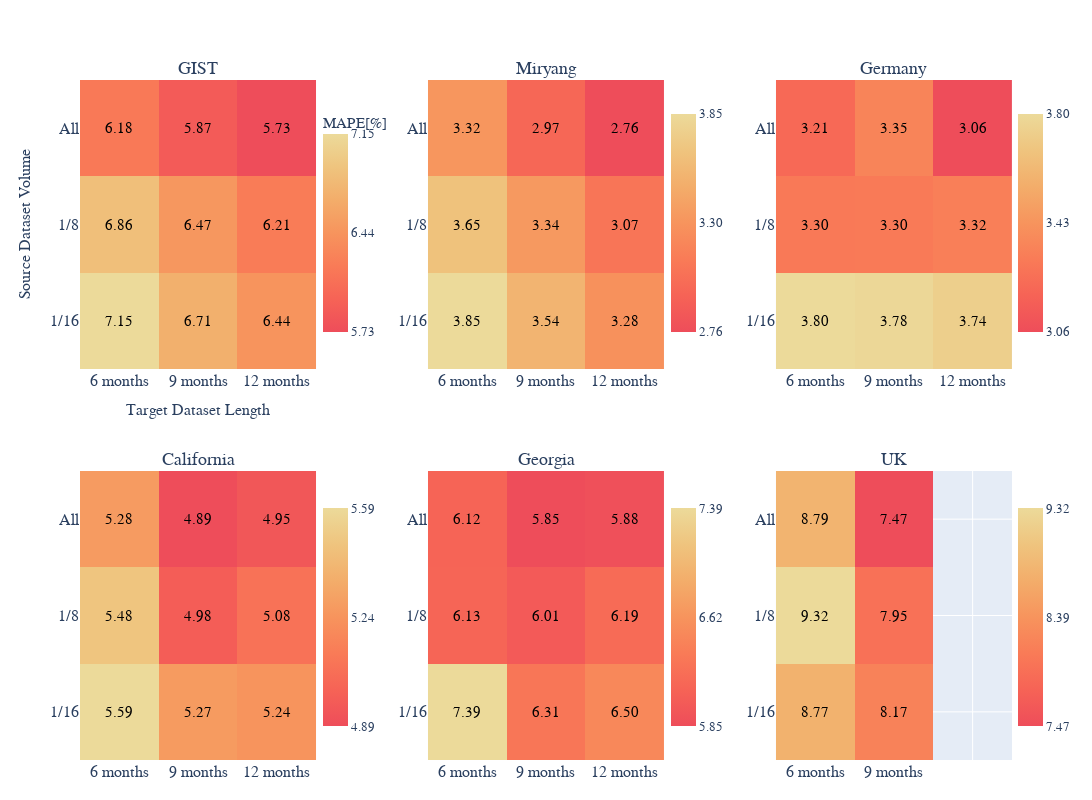

The notebook cell this image was saved under:
### Code cell
import plotly.graph_objects as go
from plotly.subplots import make_subplots
import numpy as np

# Data setup
sites = ["GIST", "Miryang", "Germany", "California", "Georgia", "UK"]
x_labels = ["6 months", "9 months", "12 months"]
x_labels_UK = ["6 months", "9 months", ""]
y_labels = ["1/16", "1/8", "All"]

data = {
    "GIST": [[7.1455, 6.7053, 6.4413], [6.8629, 6.468, 6.2141], [6.1783, 5.8742, 5.7292]],
    "Germany": [[3.7963, 3.7823, 3.7371], [3.2975, 3.2998, 3.3247], [3.2131, 3.3475, 3.0605]],
    "Miryang": [[3.8478, 3.5435, 3.2797], [3.6522, 3.3389, 3.0737], [3.3182, 2.9681, 2.7572]],
    "California": [[5.5923, 5.2748, 5.2427], [5.4798, 4.9797, 5.0834], [5.2759, 4.8947, 4.9451]],
    "Georgia": [[7.3936, 6.3121, 6.4992], [6.1299, 6.0094, 6.1892], [6.1232, 5.8519, 5.8817]],
    "UK": [[8.7683, 8.1745, None], [9.3227, 7.9535, None], [8.7944, 7.4664, None]]
}

# Create figure with 2x3 subplots
fig = make_subplots(
    rows=2, cols=3,
    subplot_titles=sites,
    horizontal_spacing=0.12,  # Increased spacing more
    vertical_spacing=0.15
)

# Calculate colorbar positions - adjusted for more even spacing
colorbar_x = [0.25, 0.623, 0.996]  # Adjusted x positions

# Add heatmaps
for idx, site in enumerate(sites):
    row = idx // 3 + 1
    col = idx % 3 + 1
    
    # Get min and max values for this site's data
    site_data = np.array(data[site])
    site_min = np.nanmin(site_data[site_data != None])
    site_max = np.nanmax(site_data[site_data != None])

    # Set colorbar title based on site
    colorbar_title = 'MAPE[%]' if site == 'GIST' else None
    x_labels = x_labels_UK if site == 'UK' else x_labels
    
    
    # Add heatmaps 부분을 다음과 같이 수정:
    fig.add_trace(
        go.Heatmap(
            z=data[site],
            x=x_labels,
            y=y_labels,
            # colorscale='Viridis', # Cividis, ylorrd
            colorscale='oryel',  # Change colorscale
            reversescale=True,  # 색상 순서를 반전
            text=[[f'{val:.2f}' if val is not None else '' for val in row] for row in data[site]],
            texttemplate='%{text}',
            textfont={"size": 15, "color": "black", "family": "Times New Roman"},
            showscale=True,
            colorbar=dict(
                title=dict(
                    text=colorbar_title if colorbar_title else '',
                    font=dict(
                        family="Times New Roman",
                        size=15,
                    ),
                ),
                x=colorbar_x[col-1],
                y=0.965 if row == 1 else 0.385,  # y 위치를 더 위로 올림
                len=0.35,  # colorbar 길이를 줄임
                thickness=25,
                yanchor='top',
                tickmode='array',
                # tickvals=[site_min, (site_min + site_max)/2, site_max],
                # ticktext=[f'{site_min:.2f}', f'{(site_min + site_max)/2:.2f}', f'{site_max:.2f}'],
                tickvals=[site_max, (site_min + site_max)/2, site_min],
                ticktext=[f'{site_max:.2f}', f'{(site_min + site_max)/2:.2f}', f'{site_min:.2f}'],
                tickfont=dict(family="Times New Roman", size=13),
                # autorange="reversed"  # colorbar 값 순서 반전
            ),
            # zmin=site_min,
            # zmax=site_max
            zmin=site_max,
            zmax=site_min
        ),
        row=row, col=col
    )

# Update layout
fig.update_layout(
    height=800,
    width=1200,
    # title_text='Source Data Volume vs Target Data Length Heatmaps',
    title_x=0.5,
    showlegend=False,
    margin=dict(t=80, b=40),
    title_font_family="Times New Roman",  # 메인 제목 글씨체
    font_family="Times New Roman"  # 전체 기본 글씨체
)

# subplot titles 글꼴 크기도 조정
for annotation in fig.layout.annotations:
    annotation.font.update(
        family='Times New Roman',
        size=18  # subplot title 글씨 크기
    )

for row in range(1, 3):  # 2행
    for col in range(1, 4):  # 3열
        fig.update_xaxes(
            tickfont=dict(size=16, family="Times New Roman"),  # x축 눈금 레이블 크기
            row=row, col=col
        )
        fig.update_yaxes(
            tickfont=dict(size=16, family="Times New Roman"),  # y축 눈금 레이블 크기
            row=row, col=col
        )

# Add axis labels only to the leftmost plots
i=1
row = (i-1)//3 + 1
col = (i-1)%3 + 1
fig.update_xaxes(
    title_text='Target Dataset Length',
    title_font=dict(size=16, family="Times New Roman"),
    row=row, col=col
)
fig.update_yaxes(
    title_text='Source Dataset Volume',
    title_font=dict(size=16, family="Times New Roman"),
    row=row, col=col
)

# subplot 제목 글씨체도 변경
for annotation in fig.layout.annotations:
    annotation.font.family = 'Times New Roman'

# Show figure
fig.show()

### Figure 1 — Plotly figure (JSON) as saved in the notebook; plotly's stock layout.template omitted (floating-point values rounded to 4 significant figures)
{"data": [{"colorbar": {"len": 0.35, "thickness": 25, "tickfont": {"family": "Times New Roman", "size": 13}, "tickmode": "array", "ticktext": ["7.15", "6.44", "5.73"], "tickvals": [7.146, 6.437, 5.729], "title": {"font": {"family": "Times New Roman", "size": 15}, "text": "MAPE[%]"}, "x": 0.25, "y": 0.965, "yanchor": "top"}, "colorscale": [[0, "rgb(236, 218, 154)"], [0.1667, "rgb(239, 196, 126)"], [0.3333, "rgb(243, 173, 106)"], [0.5, "rgb(247, 148, 93)"], [0.6667, "rgb(249, 123, 87)"], [0.8333, "rgb(246, 99, 86)"], [1, "rgb(238, 77, 90)"]], "reversescale": true, "showscale": true, "text": [["7.15", "6.71", "6.44"], ["6.86", "6.47", "6.21"], ["6.18", "5.87", "5.73"]], "textfont": {"color": "black", "family": "Times New Roman", "size": 15}, "texttemplate": "%{text}", "type": "heatmap", "x": ["6 months", "9 months", "12 months"], "xaxis": "x", "y": ["1/16", "1/8", "All"], "yaxis": "y", "z": [[7.146, 6.705, 6.441], [6.863, 6.468, 6.214], [6.178, 5.874, 5.729]], "zmax": 5.729, "zmin": 7.146}, {"colorbar": {"len": 0.35, "thickness": 25, "tickfont": {"family": "Times New Roman", "size": 13}, "tickmode": "array", "ticktext": ["3.85", "3.30", "2.76"], "tickvals": [3.848, 3.303, 2.757], "title": {"font": {"family": "Times New Roman", "size": 15}, "text": ""}, "x": 0.623, "y": 0.965, "yanchor": "top"}, "colorscale": [[0, "rgb(236, 218, 154)"], [0.1667, "rgb(239, 196, 126)"], [0.3333, "rgb(243, 173, 106)"], [0.5, "rgb(247, 148, 93)"], [0.6667, "rgb(249, 123, 87)"], [0.8333, "rgb(246, 99, 86)"], [1, "rgb(238, 77, 90)"]], "reversescale": true, "showscale": true, "text": [["3.85", "3.54", "3.28"], ["3.65", "3.34", "3.07"], ["3.32", "2.97", "2.76"]], "textfont": {"color": "black", "family": "Times New Roman", "size": 15}, "texttemplate": "%{text}", "type": "heatmap", "x": ["6 months", "9 months", "12 months"], "xaxis": "x2", "y": ["1/16", "1/8", "All"], "yaxis": "y2", "z": [[3.848, 3.543, 3.28], [3.652, 3.339, 3.074], [3.318, 2.968, 2.757]], "zmax": 2.757, "zmin": 3.848}, {"colorbar": {"len": 0.35, "thickness": 25, "tickfont": {"family": "Times New Roman", "size": 13}, "tickmode": "array", "ticktext": ["3.80", "3.43", "3.06"], "tickvals": [3.796, 3.428, 3.061], "title": {"font": {"family": "Times New Roman", "size": 15}, "text": ""}, "x": 0.996, "y": 0.965, "yanchor": "top"}, "colorscale": [[0, "rgb(236, 218, 154)"], [0.1667, "rgb(239, 196, 126)"], [0.3333, "rgb(243, 173, 106)"], [0.5, "rgb(247, 148, 93)"], [0.6667, "rgb(249, 123, 87)"], [0.8333, "rgb(246, 99, 86)"], [1, "rgb(238, 77, 90)"]], "reversescale": true, "showscale": true, "text": [["3.80", "3.78", "3.74"], ["3.30", "3.30", "3.32"], ["3.21", "3.35", "3.06"]], "textfont": {"color": "black", "family": "Times New Roman", "size": 15}, "texttemplate": "%{text}", "type": "heatmap", "x": ["6 months", "9 months", "12 months"], "xaxis": "x3", "y": ["1/16", "1/8", "All"], "yaxis": "y3", "z": [[3.796, 3.782, 3.737], [3.297, 3.3, 3.325], [3.213, 3.348, 3.061]], "zmax": 3.061, "zmin": 3.796}, {"colorbar": {"len": 0.35, "thickness": 25, "tickfont": {"family": "Times New Roman", "size": 13}, "tickmode": "array", "ticktext": ["5.59", "5.24", "4.89"], "tickvals": [5.592, 5.244, 4.895], "title": {"font": {"family": "Times New Roman", "size": 15}, "text": ""}, "x": 0.25, "y": 0.385, "yanchor": "top"}, "colorscale": [[0, "rgb(236, 218, 154)"], [0.1667, "rgb(239, 196, 126)"], [0.3333, "rgb(243, 173, 106)"], [0.5, "rgb(247, 148, 93)"], [0.6667, "rgb(249, 123, 87)"], [0.8333, "rgb(246, 99, 86)"], [1, "rgb(238, 77, 90)"]], "reversescale": true, "showscale": true, "text": [["5.59", "5.27", "5.24"], ["5.48", "4.98", "5.08"], ["5.28", "4.89", "4.95"]], "textfont": {"color": "black", "family": "Times New Roman", "size": 15}, "texttemplate": "%{text}", "type": "heatmap", "x": ["6 months", "9 months", "12 months"], "xaxis": "x4", "y": ["1/16", "1/8", "All"], "yaxis": "y4", "z": [[5.592, 5.275, 5.243], [5.48, 4.98, 5.083], [5.276, 4.895, 4.945]], "zmax": 4.895, "zmin": 5.592}, {"colorbar": {"len": 0.35, "thickness": 25, "tickfont": {"family": "Times New Roman", "size": 13}, "tickmode": "array", "ticktext": ["7.39", "6.62", "5.85"], "tickvals": [7.394, 6.623, 5.852], "title": {"font": {"family": "Times New Roman", "size": 15}, "text": ""}, "x": 0.623, "y": 0.385, "yanchor": "top"}, "colorscale": [[0, "rgb(236, 218, 154)"], [0.1667, "rgb(239, 196, 126)"], [0.3333, "rgb(243, 173, 106)"], [0.5, "rgb(247, 148, 93)"], [0.6667, "rgb(249, 123, 87)"], [0.8333, "rgb(246, 99, 86)"], [1, "rgb(238, 77, 90)"]], "reversescale": true, "showscale": true, "text": [["7.39", "6.31", "6.50"], ["6.13", "6.01", "6.19"], ["6.12", "5.85", "5.88"]], "textfont": {"color": "black", "family": "Times New Roman", "size": 15}, "texttemplate": "%{text}", "type": "heatmap", "x": ["6 months", "9 months", "12 months"], "xaxis": "x5", "y": ["1/16", "1/8", "All"], "yaxis": "y5", "z": [[7.394, 6.312, 6.499], [6.13, 6.009, 6.189], [6.123, 5.852, 5.882]], "zmax": 5.852, "zmin": 7.394}, {"colorbar": {"len": 0.35, "thickness": 25, "tickfont": {"family": "Times New Roman", "size": 13}, "tickmode": "array", "ticktext": ["9.32", "8.39", "7.47"], "tickvals": [9.323, 8.395, 7.466], "title": {"font": {"family": "Times New Roman", "size": 15}, "text": ""}, "x": 0.996, "y": 0.385, "yanchor": "top"}, "colorscale": [[0, "rgb(236, 218, 154)"], [0.1667, "rgb(239, 196, 126)"], [0.3333, "rgb(243, 173, 106)"], [0.5, "rgb(247, 148, 93)"], [0.6667, "rgb(249, 123, 87)"], [0.8333, "rgb(246, 99, 86)"], [1, "rgb(238, 77, 90)"]], "reversescale": true, "showscale": true, "text": [["8.77", "8.17", ""], ["9.32", "7.95", ""], ["8.79", "7.47", ""]], "textfont": {"color": "black", "family": "Times New Roman", "size": 15}, "texttemplate": "%{text}", "type": "heatmap", "x": ["6 months", "9 months", ""], "xaxis": "x6", "y": ["1/16", "1/8", "All"], "yaxis": "y6", "z": [[8.768, 8.175, null], [9.323, 7.954, null], [8.794, 7.466, null]], "zmax": 7.466, "zmin": 9.323}], "layout": {"annotations": [{"font": {"family": "Times New Roman", "size": 18}, "showarrow": false, "text": "GIST", "x": 0.1267, "xanchor": "center", "xref": "paper", "y": 1, "yanchor": "bottom", "yref": "paper"}, {"font": {"family": "Times New Roman", "size": 18}, "showarrow": false, "text": "Miryang", "x": 0.5, "xanchor": "center", "xref": "paper", "y": 1, "yanchor": "bottom", "yref": "paper"}, {"font": {"family": "Times New Roman", "size": 18}, "showarrow": false, "text": "Germany", "x": 0.8733, "xanchor": "center", "xref": "paper", "y": 1, "yanchor": "bottom", "yref": "paper"}, {"font": {"family": "Times New Roman", "size": 18}, "showarrow": false, "text": "California", "x": 0.1267, "xanchor": "center", "xref": "paper", "y": 0.425, "yanchor": "bottom", "yref": "paper"}, {"font": {"family": "Times New Roman", "size": 18}, "showarrow": false, "text": "Georgia", "x": 0.5, "xanchor": "center", "xref": "paper", "y": 0.425, "yanchor": "bottom", "yref": "paper"}, {"font": {"family": "Times New Roman", "size": 18}, "showarrow": false, "text": "UK", "x": 0.8733, "xanchor": "center", "xref": "paper", "y": 0.425, "yanchor": "bottom", "yref": "paper"}], "font": {"family": "Times New Roman"}, "height": 800, "margin": {"b": 40, "t": 80}, "showlegend": false, "title": {"font": {"family": "Times New Roman"}, "x": 0.5}, "width": 1200, "xaxis": {"anchor": "y", "domain": [0, 0.2533], "tickfont": {"family": "Times New Roman", "size": 16}, "title": {"font": {"family": "Times New Roman", "size": 16}, "text": "Target Dataset Length"}}, "xaxis2": {"anchor": "y2", "domain": [0.3733, 0.6267], "tickfont": {"family": "Times New Roman", "size": 16}}, "xaxis3": {"anchor": "y3", "domain": [0.7467, 1], "tickfont": {"family": "Times New Roman", "size": 16}}, "xaxis4": {"anchor": "y4", "domain": [0, 0.2533], "tickfont": {"family": "Times New Roman", "size": 16}}, "xaxis5": {"anchor": "y5", "domain": [0.3733, 0.6267], "tickfont": {"family": "Times New Roman", "size": 16}}, "xaxis6": {"anchor": "y6", "domain": [0.7467, 1], "tickfont": {"family": "Times New Roman", "size": 16}}, "yaxis": {"anchor": "x", "domain": [0.575, 1], "tickfont": {"family": "Times New Roman", "size": 16}, "title": {"font": {"family": "Times New Roman", "size": 16}, "text": "Source Dataset Volume"}}, "yaxis2": {"anchor": "x2", "domain": [0.575, 1], "tickfont": {"family": "Times New Roman", "size": 16}}, "yaxis3": {"anchor": "x3", "domain": [0.575, 1], "tickfont": {"family": "Times New Roman", "size": 16}}, "yaxis4": {"anchor": "x4", "domain": [0, 0.425], "tickfont": {"family": "Times New Roman", "size": 16}}, "yaxis5": {"anchor": "x5", "domain": [0, 0.425], "tickfont": {"family": "Times New Roman", "size": 16}}, "yaxis6": {"anchor": "x6", "domain": [0, 0.425], "tickfont": {"family": "Times New Roman", "size": 16}}}}
